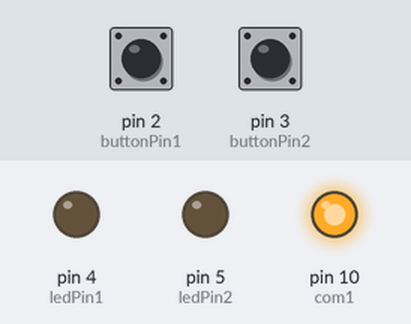
Recording of a sketch running on a simulated Arduino Uno, built with avr-gcc and run on an emulated ATmega328P. On the bench: output pins drawn as LEDs (lit = HIGH). Dashed ring = blinking. The inputs (shaded band) are chosen by the test bench; at power-on: pin 2 (buttonPin1) LOW, pin 3 (buttonPin2) LOW.

Above: at 1.2 s.
1.3 s: pin 2 (buttonPin1) pulled HIGH for 0.15 s
At 1.65 s:
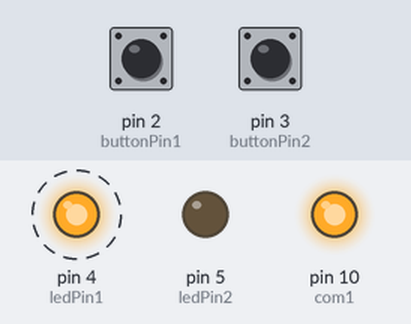
4.4 s: pin 3 (buttonPin2) pulled HIGH for 0.15 s
At 4.65 s:
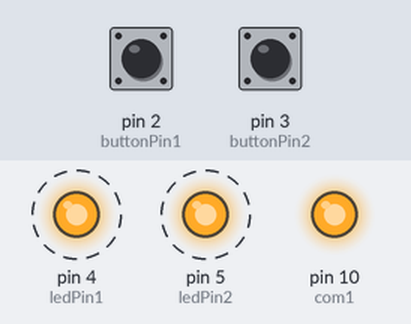
7.4 s: pin 3 (buttonPin2) pulled HIGH for 1 s
At 7.65 s:
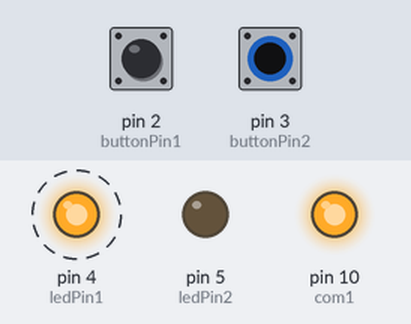
10.4 s: pin 3 (buttonPin2) pulled HIGH for 3.2 s
At 12.75 s:
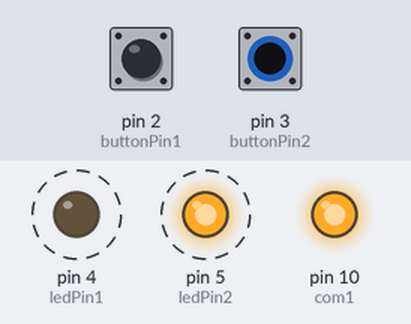
Timing chart, 0 to 16.1 s (numbered marks = the images above; inputs shaded):
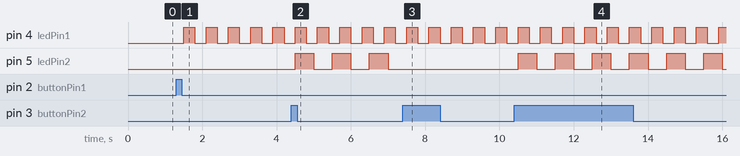

Measured:
- after the input at 1.3 s, pin 4 (ledPin1): alternates HIGH for 0.30 s and LOW for 0.30 s, starting after 0.20 s
- after the input at 4.4 s, pin 5 (ledPin2): alternates HIGH for 0.50 s and LOW for 0.50 s, starting after 0.10 s
- after the input at 7.4 s, pin 5 (ledPin2): stops changing and stays LOW
- after the input at 10.4 s, pin 5 (ledPin2): alternates HIGH for 0.50 s and LOW for 0.50 s, starting after 0.10 s

The sketch:

27_SW_LED_cntl_blink_millis.ino
```cpp
/*
  하드웨어 설계
  - SW(스위치)는 Active HIGH
  - LED는 Active HIGH
*/

const int ledPin1 = 4;
const int buttonPin1 = 2;
const int ledPin2 = 5;
const int buttonPin2 = 3;
const int com1 = 10;
int led_flag1 = 0; // 0 = LED off, 1 = LED on
int led_flag2 = 0;

const unsigned long t1_delay = 300;
unsigned long t1_prev = 0;

const unsigned long t2_delay = 500;
unsigned long t2_prev = 0;

// 사용자 함수 선언
// ISR(인터럽트 서비스 루틴)
void buttonPressed1(void)
{
  // 스위치 동작에 따른 상태값 변경

  if (led_flag1 == 0) {  // 꺼져 있으면 켜고
      led_flag1 = 1;
    }
  else {  // 켜져 있으면 끄고
    led_flag1 = 0;
  }
}

void buttonPressed2(void)
{
  // 스위치 동작에 따른 상태값 변경

  if (led_flag2 == 0) {
      led_flag2 = 1;
    }
  else {
    led_flag2 = 0;
  }
}

void setup() {
  Serial.begin(115200);
  pinMode(ledPin1, OUTPUT);
  pinMode(buttonPin1, INPUT);
  pinMode(ledPin2, OUTPUT);
  pinMode(buttonPin2, INPUT);
  pinMode(com1, OUTPUT);
  attachInterrupt(digitalPinToInterrupt(buttonPin1), buttonPressed1, RISING);
  attachInterrupt(digitalPinToInterrupt(buttonPin2), buttonPressed2, RISING);

  // LED를 끄고 시작
  digitalWrite(ledPin1, LOW);
  digitalWrite(ledPin2, LOW);

  digitalWrite(com1, HIGH);
}

void loop() {


  // 상태값에 따른 동작 구현
  unsigned long t1_now = millis();

  if (t1_now - t1_prev >= t1_delay) {
    t1_prev = t1_now;

    if (led_flag1 == 1) {
      digitalWrite(ledPin1, digitalRead(ledPin1) ? LOW : HIGH);
    }
  }

  unsigned long t2_now = millis();
  if (t2_now - t2_prev >= t2_delay) {
    t2_prev = t2_now;

    if (led_flag2 == 1) {
      digitalWrite(ledPin2, digitalRead(ledPin2) ? LOW : HIGH);
    }
  }
}
```
